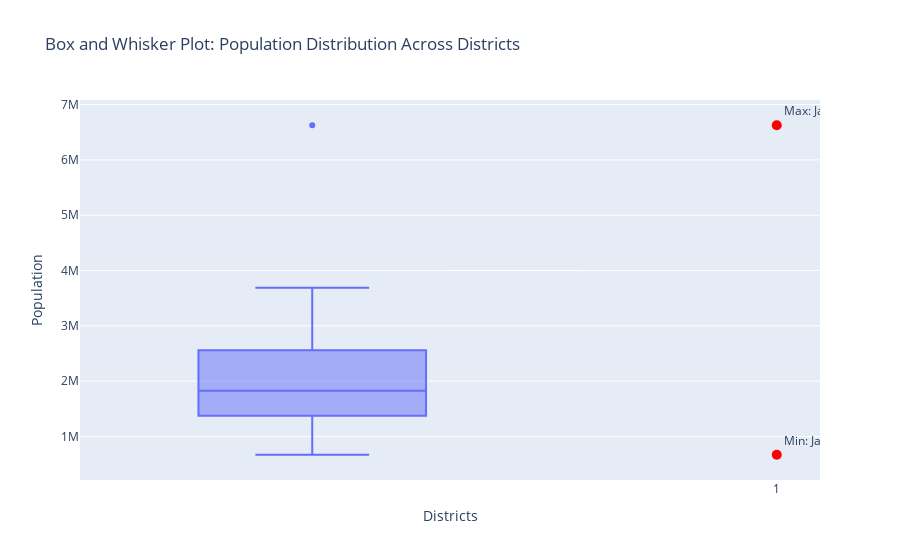

The notebook cell this image was saved under:
### Markdown cell above
#### 3.2 Box and Whisker Plot

### Code cell
# Create the box plot for population
fig = px.box(df, y="Population", title="Box and Whisker Plot: Population Distribution Across Districts")

max_population = df.loc[df["Population"].idxmax()]
min_population = df.loc[df["Population"].idxmin()]

# Add annotations for max and min districts
fig.add_trace(
    go.Scatter(
        x=[1, 1],  # Position annotations over the boxplot
        y=[max_population["Population"], min_population["Population"]],
        text=[
            f"Max: {max_population['District name']} ({max_population['Population']})",
            f"Min: {min_population['District name']} ({min_population['Population']})",
        ],
        mode="markers+text",
        textposition="top right",
        marker=dict(color="red", size=10),
    )
)

fig.update_layout(yaxis_title="Population", xaxis_title="Districts", showlegend=False)
fig.show()

### Figure 1 — Plotly figure (JSON) as saved in the notebook; plotly's stock layout.template omitted (floating-point values rounded to 4 significant figures)
{"data": [{"alignmentgroup": "True", "hovertemplate": "Population=%{y}<extra></extra>", "legendgroup": "", "marker": {"color": "#636efa"}, "name": "", "notched": false, "offsetgroup": "", "orientation": "v", "showlegend": false, "type": "box", "x0": " ", "xaxis": "x", "y": [1969168, 1774692, 2363937, 2039547, 2137045, 3674179, 2548462, 1206516, 1458248, 1335551, 1634409, 6626178, 2677333, 3307743, 3687165, 669919, 2603751, 1828730, 1036346, 2037573, 2583052, 1421326, 1110906, 2408523, 1156597, 1388552, 1797485, 1544338, 1951014, 1222755, 1411129, 3068420, 867848], "y0": " ", "yaxis": "y"}, {"marker": {"color": "red", "size": 10}, "mode": "markers+text", "text": ["Max: Jaipur (6626178)", "Min: Jaisalmer (669919)"], "textposition": "top right", "type": "scatter", "x": [1, 1], "y": [6626178, 669919]}], "layout": {"boxmode": "group", "legend": {"tracegroupgap": 0}, "showlegend": false, "title": {"text": "Box and Whisker Plot: Population Distribution Across Districts"}, "xaxis": {"anchor": "y", "domain": [0, 1], "title": {"text": "Districts"}}, "yaxis": {"anchor": "x", "domain": [0, 1], "title": {"text": "Population"}}}}
